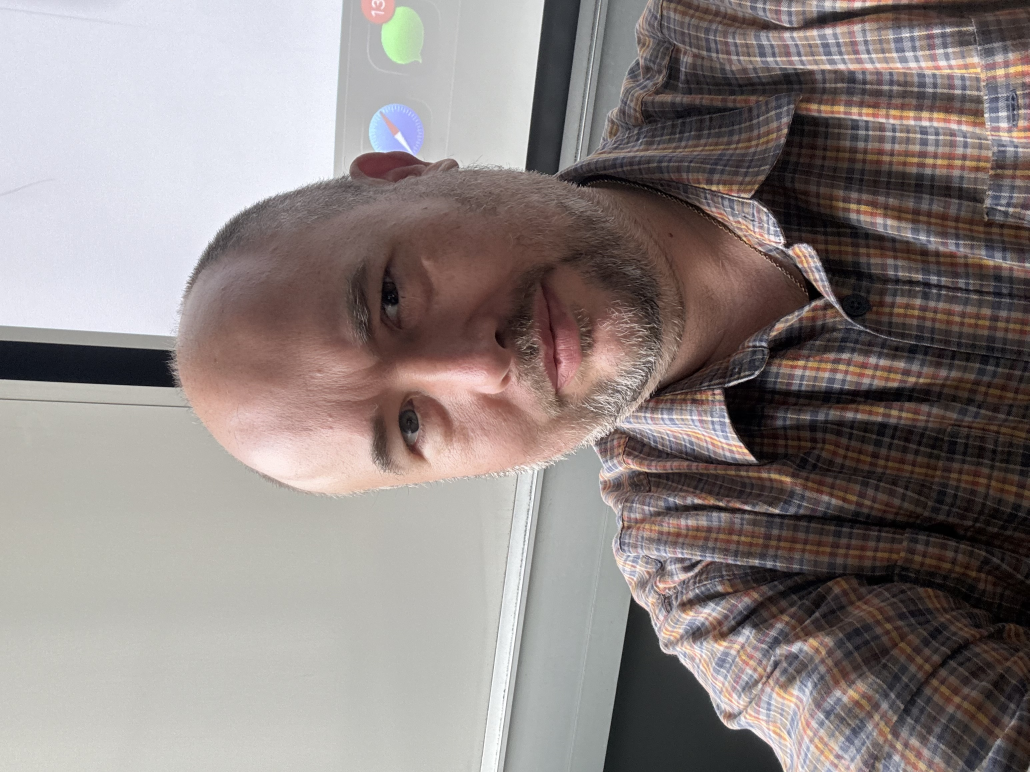
#> input picture images/keith-williams.jpg, 3088 x 2316 px, found by its file name (shown at 1/3 size)
$ python optimize-images.py
#> lines starting #> are read from the running program, lines starting #| are printed output that depends on the picture
"""Regenerate web derivatives without changing either original image.
Requires Python 3 and Pillow. EXIF orientation is applied; metadata is omitted.
"""
from pathlib import Path
from PIL import Image, ImageOps

images = Path(__file__).resolve().parents[1] / 'docs/public/images'
for filename, widths in [('keith-williams.jpg', (480, 960, 1440)), ('explorer-horizon.webp', (480, 960, 1254))]:
    source = ImageOps.exif_transpose(Image.open(images / filename)).convert('RGB')
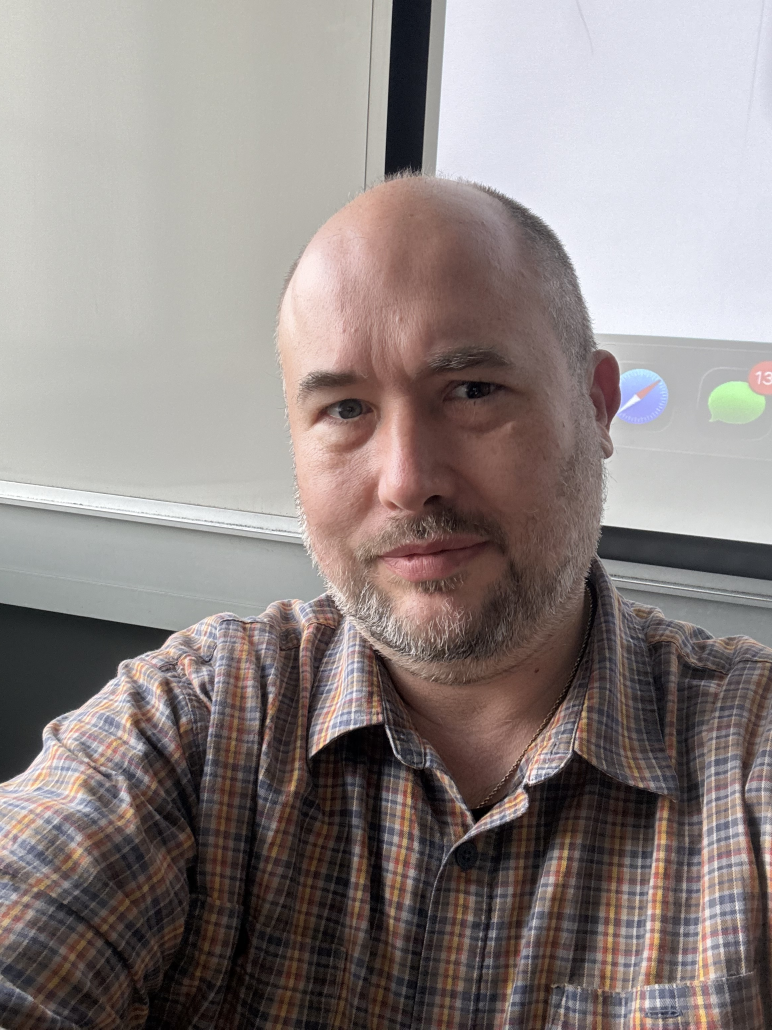
#> source: PIL image 2316x3088 RGB (shown at 1/3 size); mean R, G, B 142.6, 133.4, 131.7
    for width in widths:
        height = round(source.height * width / source.width)
        image = source.resize((width, height), Image.Resampling.LANCZOS)
        target = images / f'{Path(filename).stem}-{width}.webp'
        image.save(target, 'WEBP', quality=82, method=6)
#> (the run stopped early here; a loop or call above may not have finished)

$ run again, with images/keith-classroom-nov2026-1440.webp saved as images/keith-williams.jpg
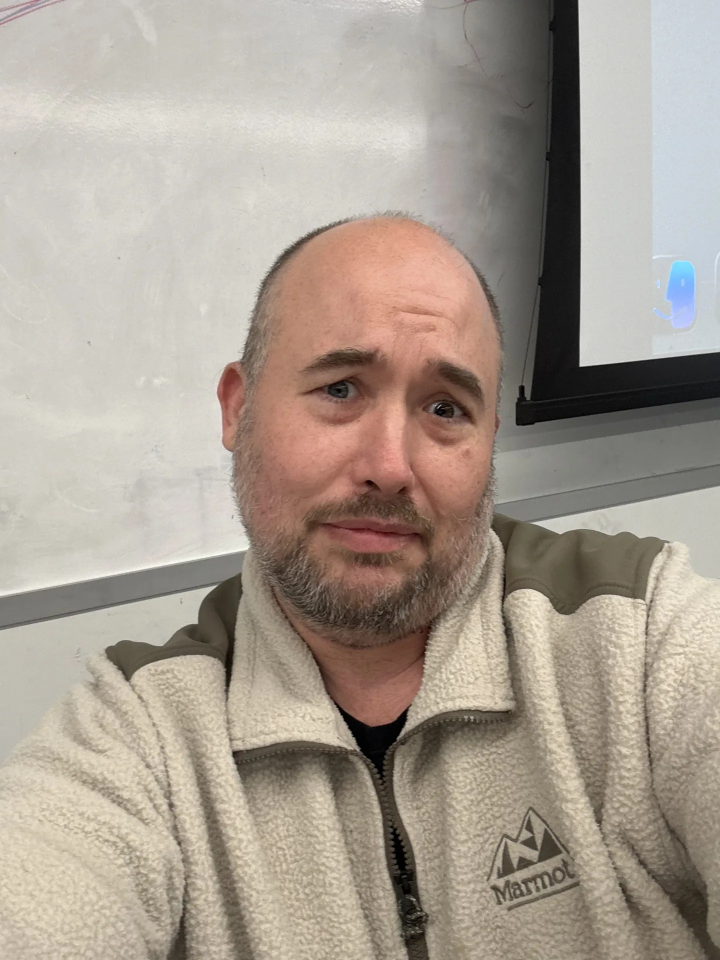
#> input picture images/keith-classroom-nov2026-1440.webp, 1440 x 1920 px, found by its file name (shown at 1/2 size)
#> source is the input picture: PIL image 1440x1920 RGB; mean R, G, B 168.5, 157.7, 146
